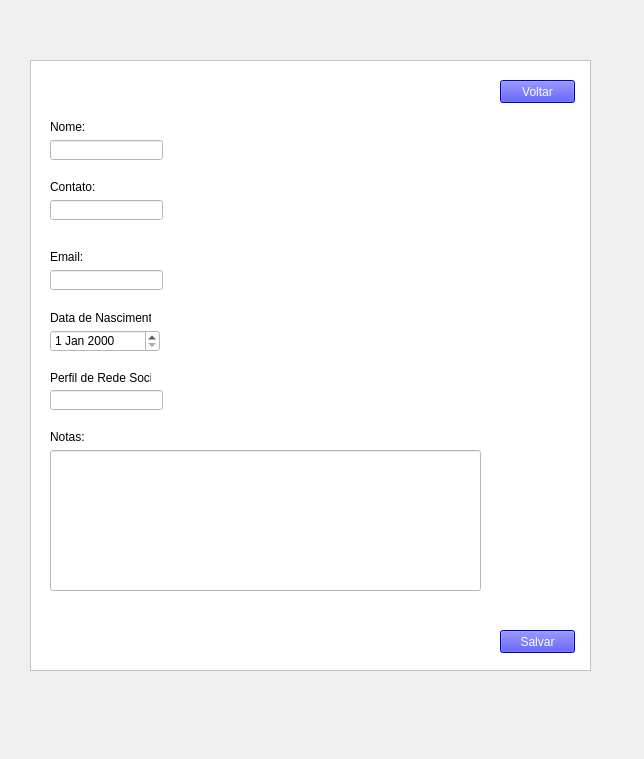
<?xml version="1.0" encoding="UTF-8"?>
<ui version="4.0">
 <class>Form</class>
 <widget class="QWidget" name="Form">
  <property name="geometry">
   <rect>
    <x>0</x>
    <y>0</y>
    <width>644</width>
    <height>759</height>
   </rect>
  </property>
  <property name="windowTitle">
   <string>Form</string>
  </property>
  <widget class="QFrame" name="frame_editarcntt">
   <property name="geometry">
    <rect>
     <x>30</x>
     <y>60</y>
     <width>561</width>
     <height>611</height>
    </rect>
   </property>
   <property name="styleSheet">
    <string notr="true">background-color: rgb(255, 255, 255);</string>
   </property>
   <property name="frameShape">
    <enum>QFrame::StyledPanel</enum>
   </property>
   <property name="frameShadow">
    <enum>QFrame::Raised</enum>
   </property>
   <widget class="QLabel" name="label_Nome">
    <property name="geometry">
     <rect>
      <x>20</x>
      <y>60</y>
      <width>47</width>
      <height>13</height>
     </rect>
    </property>
    <property name="text">
     <string>Nome:</string>
    </property>
   </widget>
   <widget class="QLabel" name="label_Contato">
    <property name="geometry">
     <rect>
      <x>20</x>
      <y>120</y>
      <width>47</width>
      <height>13</height>
     </rect>
    </property>
    <property name="text">
     <string>Contato:</string>
    </property>
   </widget>
   <widget class="QLabel" name="label_Email">
    <property name="geometry">
     <rect>
      <x>20</x>
      <y>190</y>
      <width>47</width>
      <height>13</height>
     </rect>
    </property>
    <property name="text">
     <string>Email:</string>
    </property>
   </widget>
   <widget class="QLabel" name="label_Rede_Social">
    <property name="geometry">
     <rect>
      <x>20</x>
      <y>310</y>
      <width>101</width>
      <height>16</height>
     </rect>
    </property>
    <property name="text">
     <string>Perfil de Rede Social:</string>
    </property>
   </widget>
   <widget class="QLabel" name="label_Notas">
    <property name="geometry">
     <rect>
      <x>20</x>
      <y>370</y>
      <width>47</width>
      <height>13</height>
     </rect>
    </property>
    <property name="text">
     <string>Notas:</string>
    </property>
   </widget>
   <widget class="QDateEdit" name="data_Nasc">
    <property name="geometry">
     <rect>
      <x>20</x>
      <y>270</y>
      <width>110</width>
      <height>22</height>
     </rect>
    </property>
   </widget>
   <widget class="QLabel" name="label">
    <property name="geometry">
     <rect>
      <x>20</x>
      <y>250</y>
      <width>101</width>
      <height>16</height>
     </rect>
    </property>
    <property name="text">
     <string>Data de Nascimento:</string>
    </property>
   </widget>
   <widget class="QLineEdit" name="lineEdit_nome">
    <property name="geometry">
     <rect>
      <x>20</x>
      <y>80</y>
      <width>113</width>
      <height>20</height>
     </rect>
    </property>
   </widget>
   <widget class="QLineEdit" name="lineEdit_Cntt">
    <property name="geometry">
     <rect>
      <x>20</x>
      <y>140</y>
      <width>113</width>
      <height>20</height>
     </rect>
    </property>
   </widget>
   <widget class="QLineEdit" name="lineEdit_Email">
    <property name="geometry">
     <rect>
      <x>20</x>
      <y>210</y>
      <width>113</width>
      <height>20</height>
     </rect>
    </property>
   </widget>
   <widget class="QLineEdit" name="lineEdit_RedeSocial">
    <property name="geometry">
     <rect>
      <x>20</x>
      <y>330</y>
      <width>113</width>
      <height>20</height>
     </rect>
    </property>
   </widget>
   <widget class="QLineEdit" name="lineEdit_Notas">
    <property name="geometry">
     <rect>
      <x>20</x>
      <y>390</y>
      <width>431</width>
      <height>141</height>
     </rect>
    </property>
   </widget>
   <widget class="QPushButton" name="pushButton_voltar">
    <property name="geometry">
     <rect>
      <x>470</x>
      <y>20</y>
      <width>75</width>
      <height>23</height>
     </rect>
    </property>
    <property name="styleSheet">
     <string notr="true">background-color: rgb(0, 0, 255);
color: rgb(255, 255, 255);</string>
    </property>
    <property name="text">
     <string>Voltar</string>
    </property>
   </widget>
   <widget class="QPushButton" name="pushButton_Salvar">
    <property name="geometry">
     <rect>
      <x>470</x>
      <y>570</y>
      <width>75</width>
      <height>23</height>
     </rect>
    </property>
    <property name="styleSheet">
     <string notr="true">background-color: rgb(0, 0, 255);
color: rgb(255, 255, 255);</string>
    </property>
    <property name="text">
     <string>Salvar</string>
    </property>
   </widget>
  </widget>
 </widget>
 <resources/>
 <connections/>
</ui>
